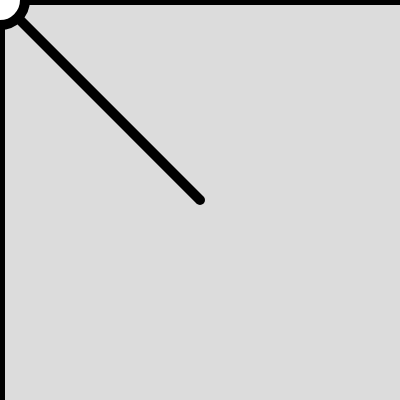
Frame 1 (no input)
Frame 60 (no input): identical to frame 1, image omitted
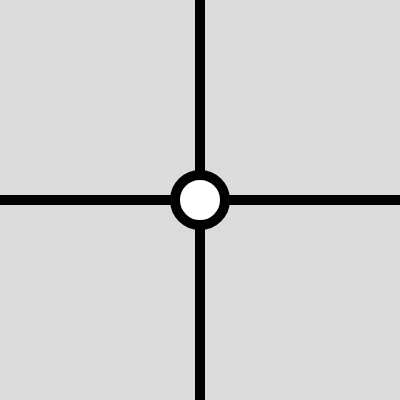
Frame 120 (the mouse pressed at the canvas centre since frame 60)

The p5.js sketch that drew these frames (run headless with seeded random() and noise() and a simulated clock; from frame 60 on, the mouse is pressed at the canvas centre):

// p5.js sketch
// ── sketch.js
function setup() {
  createCanvas(400, 400);
 

}

function draw() {
 background(220); 

  strokeWeight(10);
  
  line(0,mouseY,400,mouseY);
  
  line(mouseX,0,mouseX,400);

  line(200,200,mouseX,mouseY);
  
  ellipse(mouseX,mouseY,50,50);
  
}
//line(200,0,200,400);

  

 
